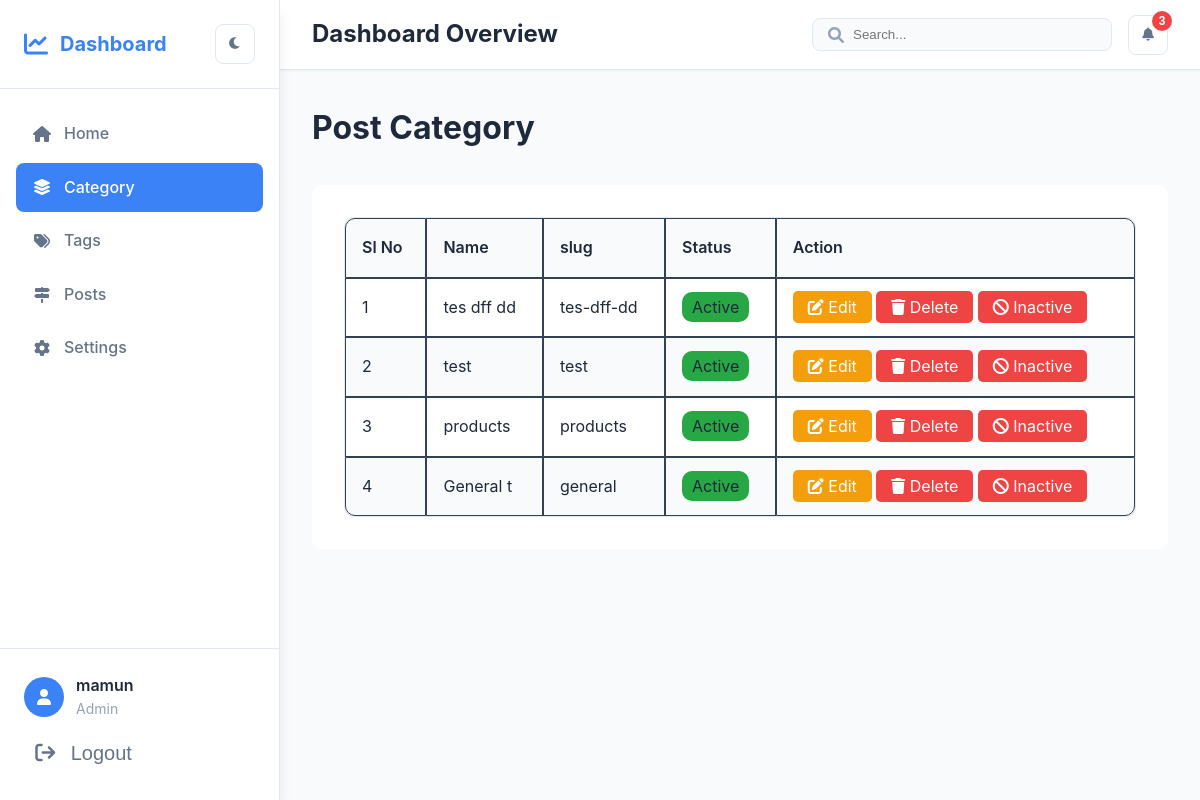
/backend/category/ (signed in), run on an earlier commit of the app's database.
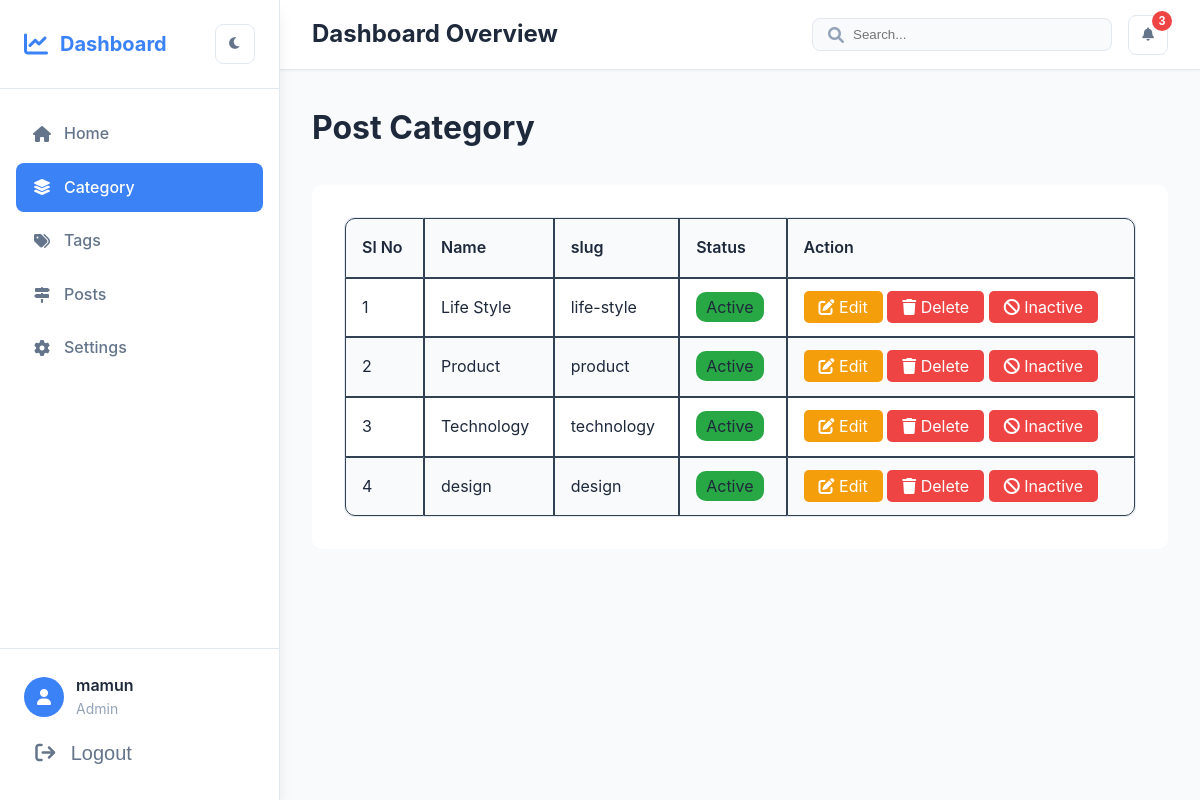
And on a later commit of the database.
### blog/models.py (models this page shows, shortened)
class Category(models.Model):
    name = models.CharField(max_length=200)
    slug = models.SlugField(max_length=200, unique=True)
    active = models.BooleanField(default=True)
    created_at = models.DateTimeField(auto_now_add=True)
    updated_at = models.DateTimeField(auto_now=True)
    class Meta:
        ordering = ['-created_at']

### blog/views.py (the view, shortened to what this page needs)
# urls.py: path('backend/category/', views.category_list, name='category_list'),
@login_required(login_url='login')
def category_list(request):
    if  not checkUserPermission(request, 'can_view', '/backend/category'):
        return render(request, '403.html')
    categories = Category.objects.all()
    context = {
        'categories': categories
    }
    return render(request, 'post_category/category_list.html', context)

### common/context_processors.py (called while the page is built)
def menu_permissions(request):
    if not request.user.is_authenticated:
        return {}
    return {
        'can_view_categories': request.user.is_superuser or checkUserPermission(request, 'can_view', '/backend/category'),
        'can_add_categories': request.user.is_superuser or checkUserPermission(request, 'can_add', '/backend/category'),
        'can_view_tags': request.user.is_superuser or checkUserPermission(request, 'can_view', '/backend/tags'),
        'can_add_tags': request.user.is_superuser or checkUserPermission(request, 'can_add', '/backend/tags'),
        'can_view_posts': request.user.is_superuser or checkUserPermission(request, 'can_view', '/backend/post'),
    }

### core/permissions.py (called while the page is built, shortened)
def checkUserPermission(request, accessType, menuUrl):
    try:
        user_permissions = {
            'can_view': 'can_view',
            'can_add': 'can_add',
            'can_edit': 'can_edit',
            'can_delete': 'can_delete',
        }
        if request.user.is_superuser:
            return True
    except:
        return False

### blog/templates/post_category/category_list.html (shortened to what this page needs)
{% extends 'dashboard.html' %}
{% load static %}
{% block content %}
    <h1>Post Category</h1>
    <div class="post_container">
        <table class="table_border_radius">
            <thead>
                <th>Sl No</th>
                <th>Name</th>
                <th>slug</th>
                <th>Status</th>
                <th>Action</th>
            </thead>
            <tbody>
                {% for category in categories %}
                    <tr>
                        <td>
                            {{ forloop.counter }}
                        </td>
                        <td>
                            {{ category.name }}
                        </td>
                        <td>
                            {{ category.slug }}
                        </td>
                        <td>
                            {% if category.active == True %}
                                <span class="badge bg-success">Active</span>
                            {% else %}
                                <span class="badge bg-danger">Inactive</span>
                            {% endif %}
                        </td>
                        <td>
                            <a href="{% url 'category_update' category.id %}" class="edit_btn"><i class="fa fa-edit"></i> Edit</a>
                            <a href="{% url 'category_delete' category.id %}" class="delete_btn"><i class="fa fa-trash"></i> Delete</a>
                            {% if category.active == True %}
                                <a href="{% url 'category_inactive' category.id %}" class="delete_btn"><i class="fa fa-ban"></i> Inactive</a>
                            {% else %}
                                <a href="{% url 'category_active' category.id %}" class="btn-success"><i class="fa fa-check"></i> Active</a>
                            {% endif %}
                        </td>
                    </tr>
                {% endfor %}
            </tbody>
        </table>
    </div>
{% endblock content %}

What changed in the data, as far as the page shows it:
changed Category: name "tes dff dd" → "Life Style"; slug "tes-dff-dd" → "life-style"
changed Category: name "test" → "Product"; slug "test" → "product"
changed Category: name "products" → "Technology"; slug "products" → "technology"
changed Category: name "General t" → "design"; slug "general" → "design"
